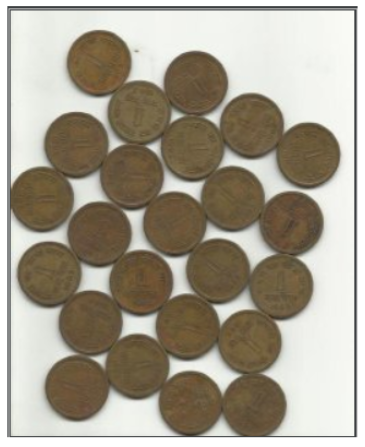
#> input picture imgs/coin.png, 365 x 447 px, found by its file name
$ python water.py
#> lines starting #> are read from the running program, lines starting #| are printed output that depends on the picture; after the words box and inside, x2 and y2 are one past the last pixel; in counts of white or black regions, pixels touching at a corner belong together
import cv2
import numpy as np

class Water:
    def __init__(self,path):

#> called with path = './imgs/coin.png'
        self.img=cv2.imread(path)
#> self.img is the input picture: shape (447, 365, 3); mean B, G, R 144.2, 159.3, 166.6

    def run(self,):
        gray=cv2.cvtColor(self.img,cv2.COLOR_BGR2GRAY)
        _,thresh=cv2.threshold(gray,127,255,cv2.THRESH_BINARY_INV|cv2.THRESH_OTSU)
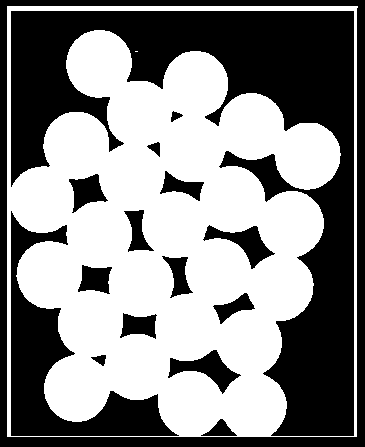
#> thresh: shape (447, 365); 53.6% white; 16 black regions, largest, box (x1, y1, x2, y2) and area: (11, 11, 354, 436) 45817, (0, 0, 365, 447) 12303, (11, 211, 179, 436) 10352

        kernel=cv2.getStructuringElement(cv2.MORPH_ELLIPSE,(5,5))
        open=cv2.morphologyEx(thresh,cv2.MORPH_OPEN,kernel,iterations=2)
#> open: shape (447, 365); 50.5% white; 13 black regions, largest, box (x1, y1, x2, y2) and area: (0, 0, 365, 447) 73742, (168, 350, 241, 394) 1204, (203, 225, 275, 269) 1113
        sure_bg=cv2.dilate(open,kernel,iterations=2)
#> sure_bg: shape (447, 365); 58.4% white; 16 black regions (3 under 20 px), largest, box (x1, y1, x2, y2) and area: (0, 0, 365, 447) 64930, (227, 156, 286, 195) 545, (174, 355, 233, 385) 496
        dist=cv2.distanceTransform(open,cv2.DIST_L2,5)
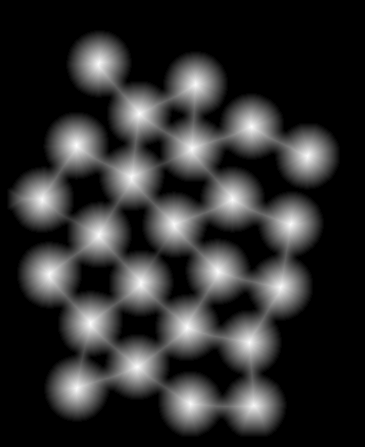
#> dist: shape (447, 365) float32; min 0, max 32.95, mean 6.1; drawn with min black and max white
        _,sure_fg=cv2.threshold(dist,dist.max()*0.7,255,cv2.THRESH_BINARY)
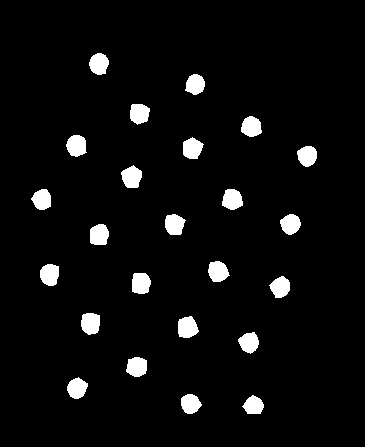
#> sure_fg: shape (447, 365) float32; 4.9% white; 24 white regions, largest, box (x1, y1, x2, y2) and area: (178, 316, 199, 338) 357, (121, 165, 142, 188) 352, (66, 135, 87, 157) 351
        sure_fg=sure_fg.astype(np.uint8)
        unknown=cv2.subtract(sure_bg,sure_fg)

        _,marker=cv2.connectedComponents(sure_fg)
#> marker: shape (447, 365) int32; 25 distinct labels, from 0 to 24

        marker+=1
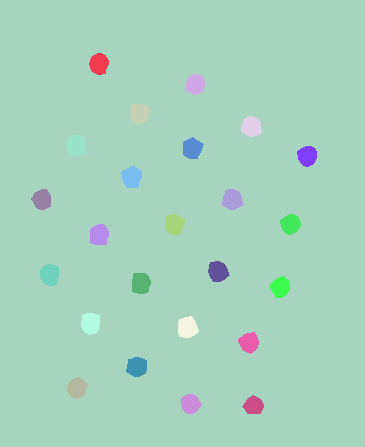
#> marker: shape (447, 365) int32; 25 distinct labels, from 1 to 25; one colour per label, 0 black
        marker[unknown==255]=0
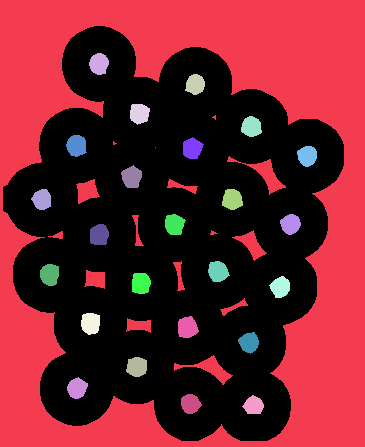
#> marker: shape (447, 365) int32; 26 distinct labels, from 0 to 25; one colour per label, 0 black

        cv2.watershed(self.img,marker)
        marker[[0,-1],:]=0
#> marker: shape (447, 365) int32; 27 distinct labels, from -1 to 25
        marker[:,[0,-1]]=0
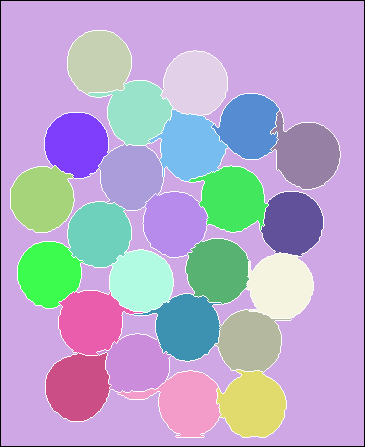
#> marker: shape (447, 365) int32; 27 distinct labels, from -1 to 25; one colour per label, 0 black, -1 white

        self.img[marker==-1]=(0,0,255)
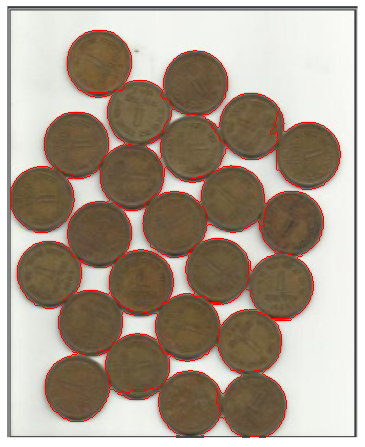
#> self.img: shape (447, 365, 3); 2.59% of pixels changed, all inside (x1, y1, x2, y2) = (10, 30, 341, 438)

        self.show(self.img)

    def show(self,img):
        cv2.imshow('img',img)
        cv2.waitKey(0)

if __name__ == '__main__':
    path=r'./imgs/coin.png'
    w=Water(path)
    w.run()

$ run again, with imgs/B11643_6_16.png copied over imgs/coin.png
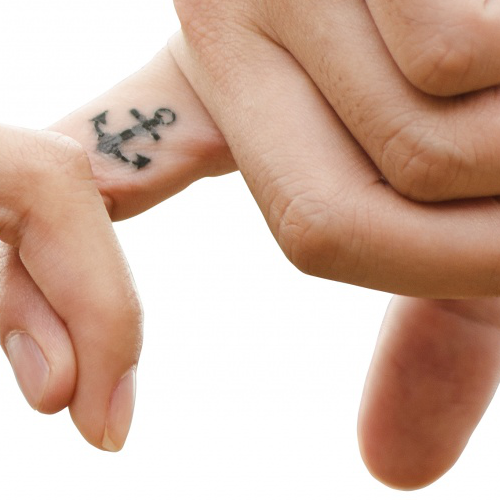
#> input picture imgs/B11643_6_16.png, 500 x 500 px, found by its file name
#> in __init__, self.img is the input picture: shape (500, 500, 3); mean B, G, R 166.4, 181.7, 211.1
#> thresh: shape (500, 500); 56% white; 121 black regions (116 under 20 px), largest, box (x1, y1, x2, y2) and area: (0, 170, 500, 500) 81953, (0, 0, 191, 175) 24444, (241, 77, 337, 195) 2770, (457, 0, 500, 18) 428, (278, 138, 287, 145) 33
#> open: shape (500, 500); 54.9% white; 15 black regions (10 under 20 px), largest, box (x1, y1, x2, y2) and area: (0, 170, 500, 500) 82092, (0, 0, 191, 175) 24798, (237, 73, 342, 198) 5256, (454, 0, 500, 18) 485, (0, 240, 5, 268) 67
#> sure_bg: shape (500, 500); 58.3% white; 5 black regions (1 under 20 px), largest, box (x1, y1, x2, y2) and area: (0, 175, 500, 500) 77193, (0, 0, 187, 171) 23228, (245, 78, 332, 193) 3576, (462, 0, 500, 14) 301
#> unknown: shape (500, 500); 56.1% white; 6 black regions (1 under 20 px), largest, box (x1, y1, x2, y2) and area: (0, 175, 500, 500) 77193, (0, 0, 187, 171) 23228, (418, 103, 500, 250) 5372, (245, 78, 332, 193) 3576, (462, 0, 500, 14) 301
#> in run, `marker[:,[0,-1]]=0`:
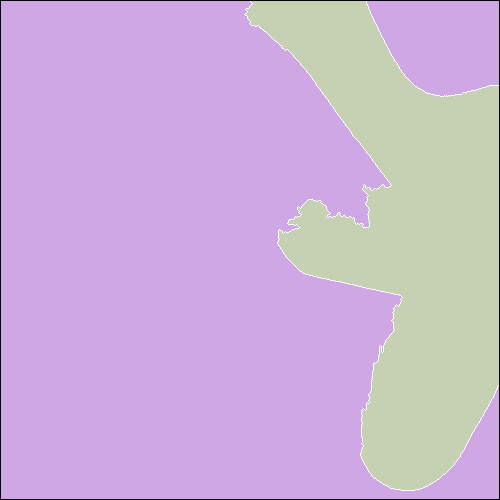
#> marker: shape (500, 500) int32; 4 distinct labels, from -1 to 2; one colour per label, 0 black, -1 white
#> in run, `self.img[marker==-1]=(0,0,255)`:
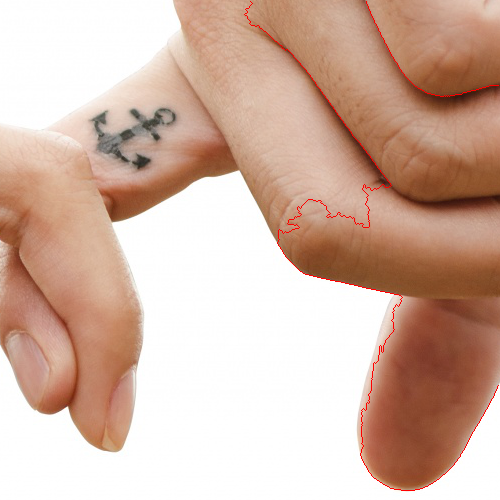
#> self.img: shape (500, 500, 3); 0.44% of pixels changed, all inside (x1, y1, x2, y2) = (244, 1, 499, 491)
